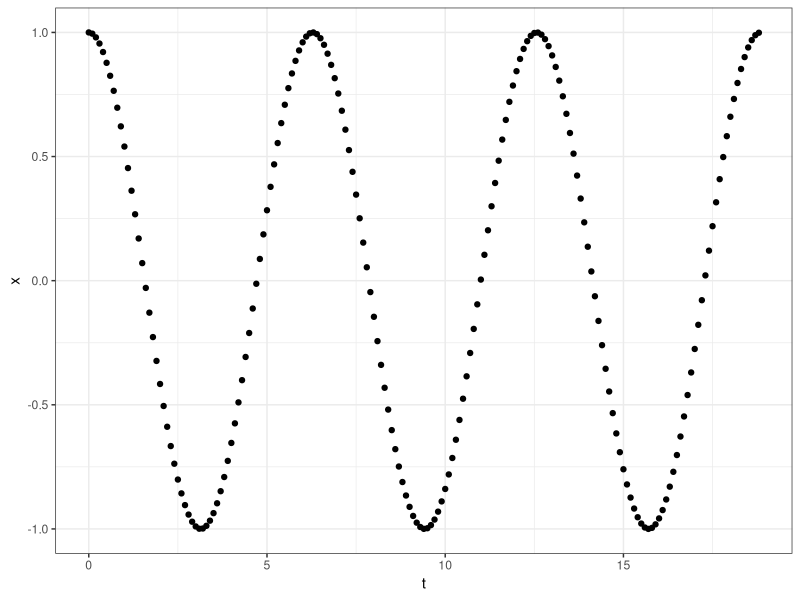
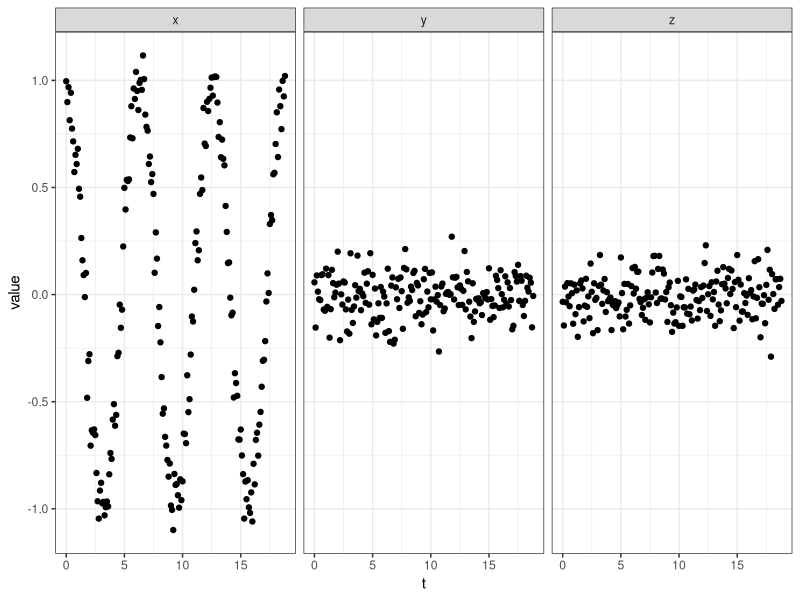
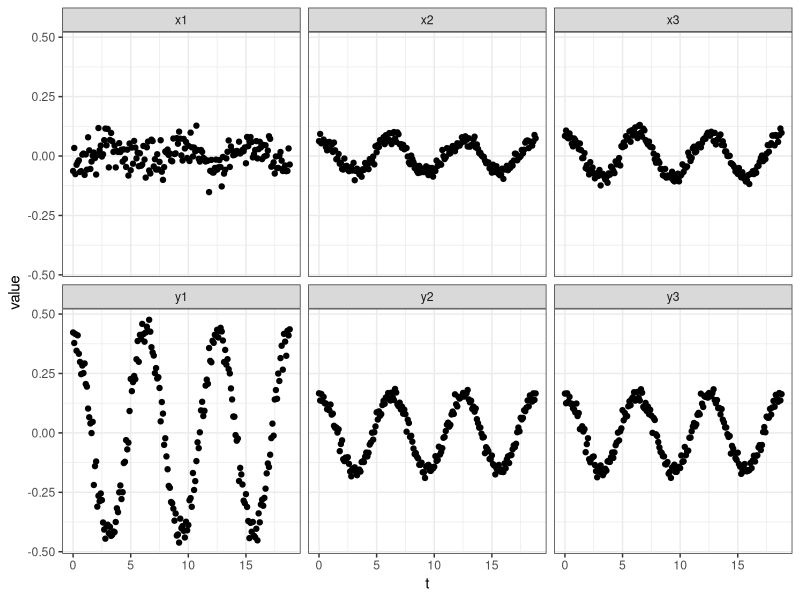
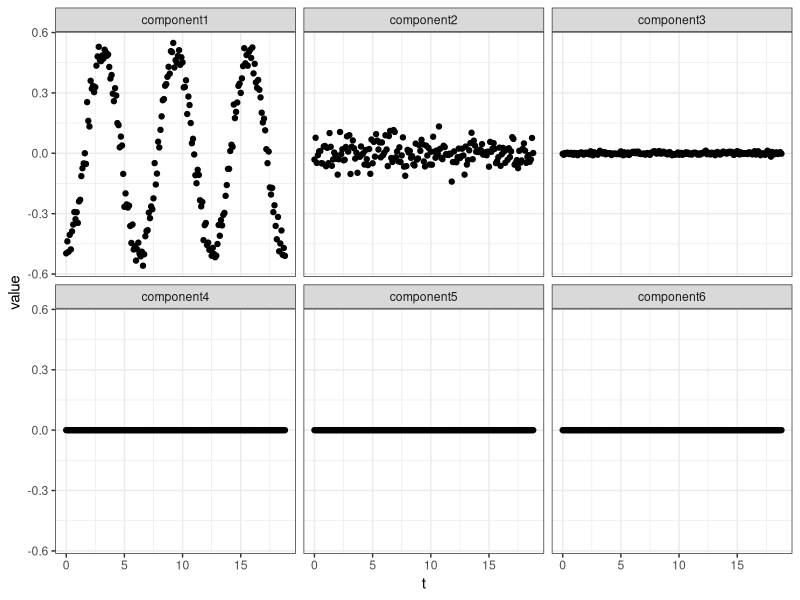

These figures' R source, in order:
## ---- chunk 1
library(ggplot2)
library(tidyr)
library(dplyr) 
theme_set(theme_bw()) # set default theme to black-white
t <- seq(0, 6*pi, by = .1)
x <- cos(t)
qplot(x = t, y = x) 
## ---- chunk 2
positions <- data.frame(t = seq(0, 6*pi, by = .1),
                        x = x + rnorm(length(x), sd = .1),
                        y = rnorm(length(x), sd = .1),
                        z = rnorm(length(x), sd = .1))

ggplot(data = gather(positions, variable, value, x:z), aes(x = t, y = value)) +
    geom_point() +
    facet_wrap(~ variable, nrow = 1) 
## ---- chunk 3

## random 3d rotation matrix
random.rotation.matrix <- function(seed) { 
 set.seed(seed)
 
 ## angle around vector to rotate
 psi <- runif(1, max = 2*pi)

 ## select a random point on S^2
 phi <- runif(1, max = 2*pi)
 theta <- acos(2 * runif(1) - 1)

 ## construct axis from random S^2 point
 axis <- c(cos(theta)*cos(phi),
          cos(theta)*sin(phi),
          sin(theta))

 ## cross product matrix for formula
 axis.cp <- matrix(c(0, -axis[3], axis[2],
                     axis[3], 0, -axis[1],
                     -axis[2], axis[1], 0), nrow = 3, byrow = TRUE)

 ## create rotation matrix using wikipedia formula
 R <- cos(psi) * diag(c(1,1,1)) +
      sin(psi) * axis.cp +
      (1-cos(psi)) * outer(axis, axis) 

 R
} 
## ---- chunk 4
new.camera.data <- function(positions, seed ) { 
 set.seed(seed)
 ## original data
 original.coordinates <- t(as.matrix(select(positions, x,y,z)))

 ## get scale
 scale <- 1/rexp(1, 1/3)
 
 ## get rotation
 rotation <- random.rotation.matrix(seed)
 
 ## new points
 new.points <- t(scale * rotation %*% original.coordinates)
 
 ## project
 image.plane.projection <- new.points[,1:2]

 list(scale = scale, rotation = rotation, data = image.plane.projection)
}

camera.1 <- new.camera.data(positions, 1)
camera.2 <- new.camera.data(positions, 2)
camera.3 <- new.camera.data(positions, 3)

camera.data = data.frame(t = seq(0, 6*pi, by = .1),
                         x1 = camera.1$data[,1],
                         y1 = camera.1$data[,2],
                         x2 = camera.2$data[,1],
                         y2 = camera.2$data[,2],
                         x3 = camera.3$data[,1],
                         y3 = camera.3$data[,2])
                        
## ---- chunk 5
ggplot(data = gather(camera.data, variable, value, x1:y3), aes(x = t, y = value)) +
    geom_point() +
    facet_wrap(~ variable, nrow = 2) 

## ---- chunk 6
options(width = 120)
measurements <- select(camera.data, -t)
measurements <- mutate_each(measurements, funs(. - mean(.)))
measurements <- as.matrix(measurements)
covariance.matrix <- t(measurements) %*% measurements / nrow(measurements)

covariance.matrix
## ---- chunk 7
important.directions <- eigen(covariance.matrix)
important.directions$value
## ---- chunk 8
projected <- as.data.frame(measurements %*% important.directions$vector)
colnames(projected) <- paste0("component", 1:6)
projected$t <- camera.data$t

plot.data <- gather(projected, component, value, component1:component6)
ggplot(data = plot.data, aes(x = t, y = value)) + geom_point() +
    facet_wrap(~component)
